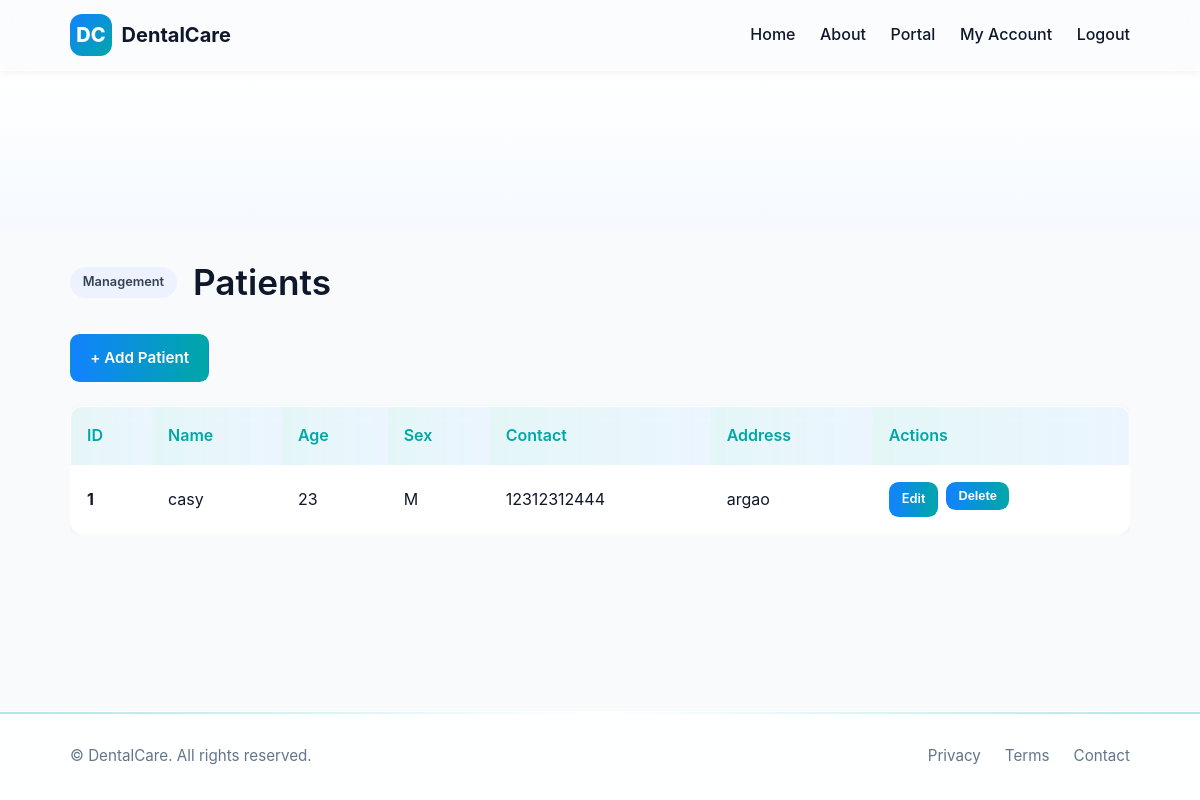
The page /staff/patients (signed in) on the database as committed earlier.
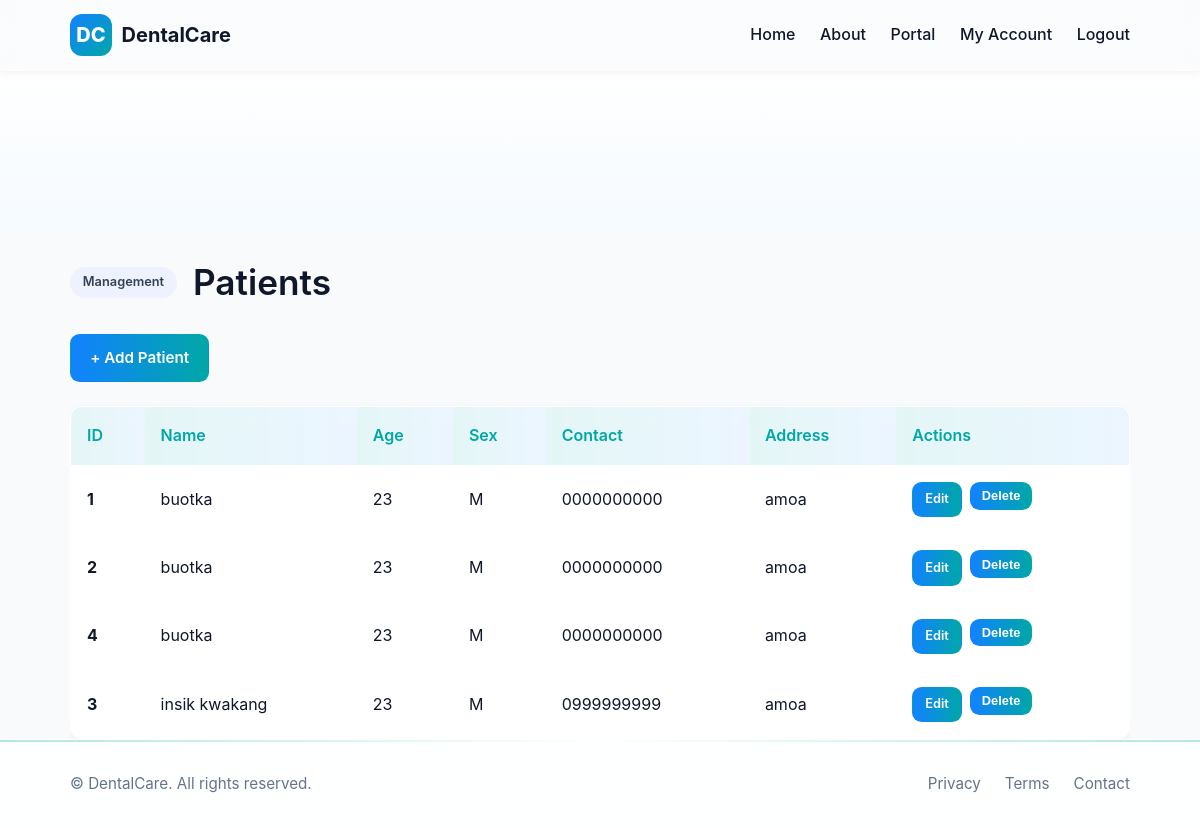
The same page on the database as committed later.
### tables this page shows
CREATE TABLE tbl_patients (pat_id INTEGER PRIMARY KEY AUTOINCREMENT, pat_name TEXT NOT NULL, pat_age INTEGER NOT NULL, pat_sex TEXT CHECK (pat_sex IN ('M', 'F')), pat_contact TEXT, pat_address TEXT, customer_id INTEGER REFERENCES tbl_accounts (acc_id) ON DELETE RESTRICT ON UPDATE RESTRICT, FOREIGN KEY (customer_id) REFERENCES tbl_accounts (acc_id) ON DELETE CASCADE);

### app.py (the view)
            def inner(*args, **kwargs):
                user = current_user()
                if user is None or (roles and user['acc_role'] not in roles):
                    flash('Unauthorized', 'error')
                    return redirect(url_for('login'))
                return fn(*args, **kwargs)

### app.py (called while the page is built)
def get_db():
    if 'db' not in g:
        g.db = sqlite3.connect(DATABASE)
        g.db.row_factory = sqlite3.Row
    return g.db

### templates/patients_list.html (shortened to what this page needs)
{% extends 'base.html' %}
{% block content %}
<section class="hero"><div class="hero-bg"></div></section>
<div class="container">
  <div class="admin-hero" style="margin-bottom: 2rem;">
    <span class="badge">Management</span>
    <h1 class="strong" style="margin: 0;">Patients</h1>
  </div>
  <p><a class="btn btn-primary" href="/staff/patients/add">+ Add Patient</a></p>
  {% if patients %}
  <div style="max-height: 700px; overflow-y: auto;">
    <table class="table glass">
      <thead style="position: sticky; top: 0; z-index: 10;">
        <tr>
          <th>ID</th>
          <th>Name</th>
          <th>Age</th>
          <th>Sex</th>
          <th>Contact</th>
          <th>Address</th>
          <th>Actions</th>
        </tr>
      </thead>
      <tbody>
        {% for p in patients %}
        <tr>
          <td><strong>{{ p.pat_id }}</strong></td>
          <td>{{ p.pat_name }}</td>
          <td>{{ p.pat_age }}</td>
          <td>{{ p.pat_sex }}</td>
          <td>{{ p.pat_contact }}</td>
          <td>{{ p.pat_address }}</td>
          <td>
            <div style="display: flex; gap: 0.5rem;">
              <a class="btn btn-primary" href="/staff/patients/{{ p.pat_id }}/edit" style="padding: 0.4rem 0.75rem; font-size: 0.8rem; text-decoration: none;">Edit</a>
              <form method="post" action="/staff/patients/{{ p.pat_id }}/delete" style="display: inline;" onsubmit="return confirm('Delete this patient?')">
                <button class="btn btn-danger" type="submit" style="padding: 0.4rem 0.75rem; font-size: 0.8rem;">Delete</button>
              </form>
            </div>
          </td>
        </tr>
        {% endfor %}
      </tbody>
    </table>
  </div>
  {% endif %}
</div>
{% endblock %}

### templates/base.html (shortened to what this page needs)
<!doctype html>
<html lang="en">
<head>
  <link rel="stylesheet" href="{{ url_for('static', filename='css/styles.css') }}" />
</head>
<body>
  <header class="site-header">
    <div class="container nav">
      <a href="/" class="brand"><span class="logo">DC</span><span>DentalCare</span></a>
      <nav>
        <a href="/">Home</a>
        <a href="/about">About</a>
        {% if user %}
          <a href="/portal">Portal</a>
          <a href="/account">My Account</a>
          <a href="/logout">Logout</a>
        {% else %}
          <a href="/login">Login</a>
          <a href="/register" class="btn">Register</a>
        {% endif %}
      </nav>
    </div>
  </header>
  <main class="site-main">
    {% block content %}{% endblock %}
  </main>
  <footer class="site-footer glass">
    <div class="container footer">
      <p>© DentalCare. All rights reserved.</p>
      <div class="links">
        <a href="#">Privacy</a>
        <a href="#">Terms</a>
        <a href="#">Contact</a>
      </div>
    </div>
  </footer>
</body>
</html>

Rows that differ between the two databases and show on the page:
changed tbl_patients id 1: pat_name "casy" → "buotka"; pat_contact "12312312444" → "0000000000"; pat_address "argao" → "amoa"
added tbl_patients: pat_id "2", pat_name "buotka", pat_age "23", pat_sex "M", pat_contact "0000000000", pat_address "amoa"
added tbl_patients: pat_id "4", pat_name "buotka", pat_age "23", pat_sex "M", pat_contact "0000000000", pat_address "amoa"
added tbl_patients: pat_id "3", pat_name "insik kwakang", pat_age "23", pat_sex "M", pat_contact "0999999999", pat_address "amoa"
